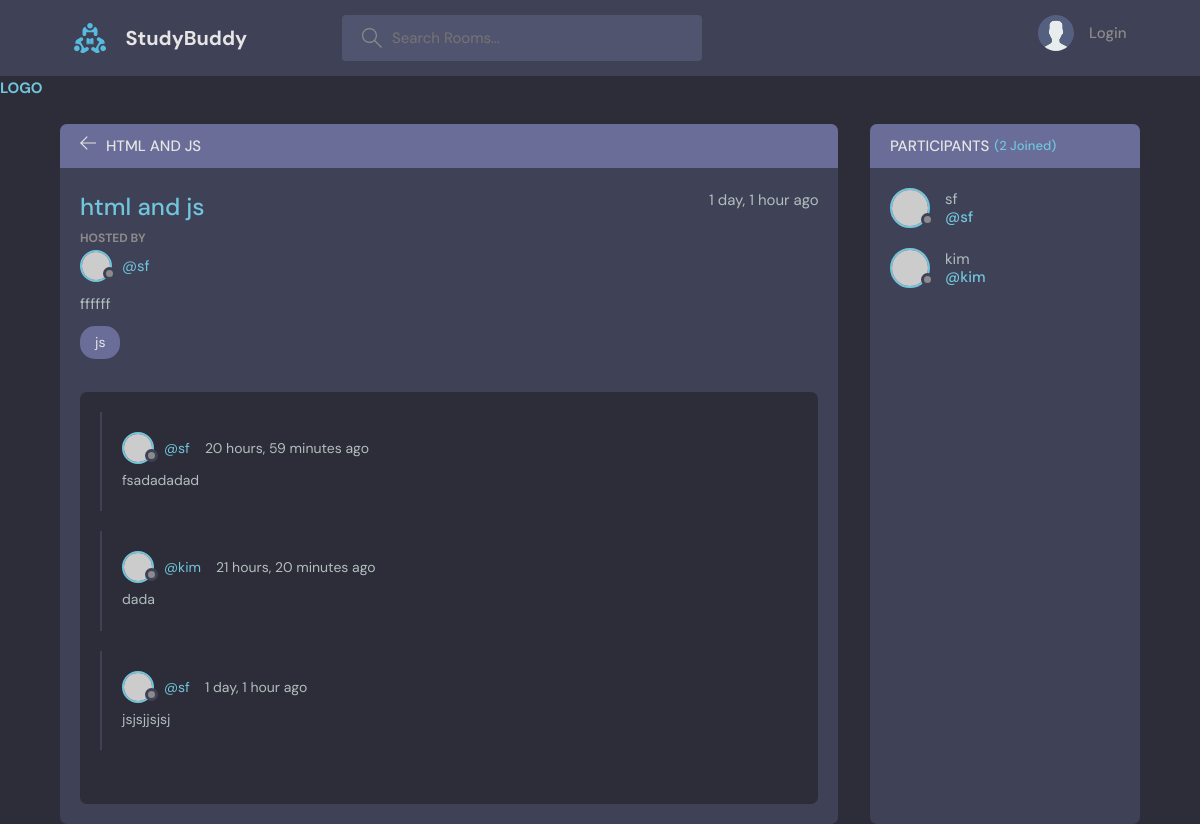
Page /room/3/ on the committed database.
### base/models.py (models this page shows, shortened)
class Room(models.Model):
    host = models.ForeignKey(User, on_delete=models.SET_NULL, null=True)
    topic = models.ForeignKey('Topic', on_delete=models.SET_NULL, null=True)
    name = models.CharField(max_length=200)
    description = models.TextField(null=True, blank=True)
    participants = models.ManyToManyField(User, related_name='participants', blank=True)
    updated = models.DateTimeField(auto_now=True)
    created = models.DateTimeField(auto_now_add=True)
    class Meta:
        ordering = ['-updated', '-created']

class Topic(models.Model):
    name = models.CharField(max_length=200)
    def __str__(self):
        return self.name

class Message(models.Model):
    user = models.ForeignKey(User, on_delete=models.CASCADE)
    room = models.ForeignKey(Room, on_delete=models.CASCADE)
    body = models.TextField()
    updated = models.DateTimeField(auto_now=True)
    created = models.DateTimeField(auto_now_add=True)
    class Meta:
        ordering = ['-updated', '-created']

### base/views.py (the view, shortened to what this page needs)
# urls.py: path('room/<str:pk>/', views.room, name="room"),
def room(request, pk):
    print(pk)
    room = Room.objects.get(id=pk)
    room_messages = room.message_set.all()
    participants = room.participants.all()
    context = {'room': room, 'room_messages': room_messages, 'participants': participants}
    return render(request, 'base/room.html', context)

### base/templates/base/room.html (shortened to what this page needs)
{% extends "main.html" %}
{% block content %}
<main class="profile-page layout layout--2">
  <div class="container">
    <div class="room">
      <div class="room__top">
        <div class="room__topLeft">
          <a href="{% url 'home' %}">
            <svg
              version="1.1"
              xmlns="http://www.w3.org/2000/svg"
              width="32"
              height="32"
              viewBox="0 0 32 32"
            >
              <title>arrow-left</title>
              <path
                d="M13.723 2.286l-13.723 13.714 13.719 13.714 1.616-1.611-10.96-10.96h27.625v-2.286h-27.625l10.965-10.965-1.616-1.607z"
              ></path>
            </svg>
          </a>
          <h3>{{ room.name }}</h3>
        </div>
      </div>
      <div class="room__box scroll">
        <div class="room__header scroll">
          <div class="room__info">
            <h3>{{ room.name }}</h3>
            <span>{{ room.created|timesince }} ago</span>
          </div>
          <div class="room__hosted">
            <p>Hosted By</p>
            <a href="{% url 'user-profile' room.host.id %}" class="room__author">
              <div class="avatar avatar--small">
                <img src="https://randomuser.me/api/portraits/men/37.jpg" />
              </div>
              <span>@{{ room.host }}</span>
            </a>
          </div>
          <div class="room__details">
            {{ room.description }}
          </div>
          <span class="room__topics">{{ room.topic }}</span>
        </div>
        <div class="room__conversation">
          <div class="threads scroll">
            {% for message in room_messages %}
            <div class="thread">
              <div class="thread__top">
                <div class="thread__author">
                  <a href="{% url 'user-profile' message.user.id %}" class="thread__authorInfo">
                    <div class="avatar avatar--small">
                      <img
                        src="https://randomuser.me/api/portraits/men/37.jpg"
                      />
                    </div>
                    <span>@{{message.user}}</span>
                  </a>
                  <span class="thread__date">{{ message.created|timesince }} ago</span>
                </div>
              </div>
              <div class="thread__details">
                {{ message.body }}
              </div>
            </div>
            {% endfor %}
          </div>
        </div>
      </div>
    </div>
    <div class="participants">
      <h3 class="participants__top">Participants <span>({{participants.count}} Joined)</span></h3>
      <div class="participants__list scroll">
        {% for user in participants %}
        <a href="{% url 'user-profile' user.id %}" class="participant">
          <div class="avatar avatar--medium">
            <img src="https://randomuser.me/api/portraits/men/37.jpg" />
          </div>
          <p>
            {{ user.username}}
            <span>@{{ user.username}}</span>
          </p>
        </a>
        {% endfor %}
      </div>
    </div>
  </div>
</main>
{% endblock content %}

### rows in the picture
Room: name "HTML AND JS", name "html and js", created "1 day, 1 hour", host "sf", description "ffffff", topic "js"
Message: user "sf", created "20 hours, 59 minutes", body "fsadadadad"
Message: user "kim", created "21 hours, 20 minutes", body "dada"
Message: user "sf", created "1 day, 1 hour", body "jsjsjjsjsj"

### other values in the picture
{{ participants.count }} "2"
{{ user.username }} "sf"
{{ user.username }} "kim"
